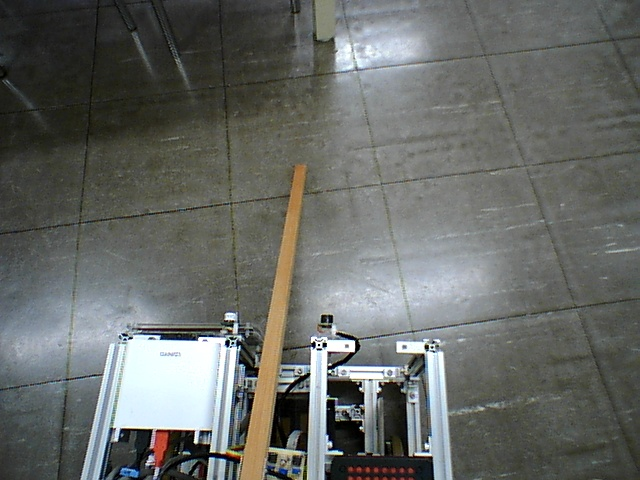
#> input picture 12_24/robot/Kaneshige/face.jpg, 640 x 480 px
$ python detect_coc.py ../Kaneshige/face.jpg   (older library calls are emulated)
#> lines starting #> are read from the running program, lines starting #| are printed output that depends on the picture; after the words box and inside, x2 and y2 are one past the last pixel; in counts of white or black regions, pixels touching at a corner belong together
#> in main_process, image is the input picture: shape (480, 640, 3); mean B, G, R 102, 105.4, 102.7
#!/usr/bin/env python3
# -*- coding: utf-8 -*-

import cv2
import numpy as np
import sys
argv = sys.argv

def calcCircleLevel (contour, area):
    perimeter = cv2.arcLength(contour, True)
    circle_level = 4.0 * np.pi * area / (perimeter * perimeter); # perimeter = 0 のとき気をつける
    return circle_level

def detect_coc(image):
    #image = cv2.resize(image, (int(image.shape[1]/2), int(image.shape[0]/2)))
    centers = []
    image = cv2.cvtColor(image, cv2.COLOR_BGR2HSV)
#> image: shape (480, 640, 3); mean H, S, V 58.3, 29.9, 108.4
    lower = np.array([80, 140, 0])
    upper = np.array([105, 255, 100])
    mask = cv2.inRange(image, lower, upper)
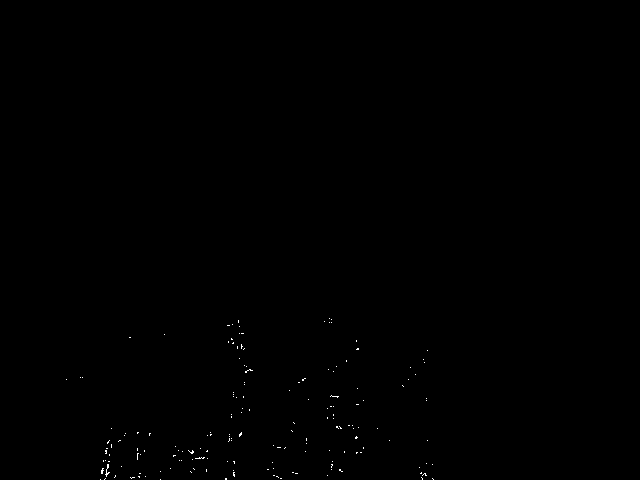
#> mask: shape (480, 640); 0.14% white in thin lines or dots, all inside (x1, y1, x2, y2) = (66, 318, 434, 480)
    image = cv2.bitwise_and(image, image, mask=mask)
#> image: shape (480, 640, 3); mean H, S, V 0.1, 0.3, 0
    image = cv2.cvtColor(image, cv2.COLOR_HSV2BGR)
    image = cv2.cvtColor(image, cv2.COLOR_BGR2GRAY)
#> image: shape (480, 640)
    ret,image = cv2.threshold(image,50,255,cv2.THRESH_TOZERO)
    kernel = np.ones((3,3), np.float32)/ 9
    image = cv2.dilate(image, kernel, iterations = 3)
    kernel_gauss = np.ones((3,3), np.float32)/9
    #image = cv2.filter2D(image, -1, kernel_gauss)
    #image = cv2.dilate(image, kernel_gauss, iterations = 3)
    #cv2.imwrite('data/mono.jpg', image)
    image, contours, hierarchy = cv2.findContours(image, cv2.RETR_TREE,cv2.CHAIN_APPROX_SIMPLE)
#> contours = 10 contours; largest, box (x1, y1, x2, y2) and area: (225, 435, 233, 445) 60, (289, 469, 296, 476) 36, (224, 458, 231, 465) 36, (357, 449, 364, 456) 36, (207, 431, 214, 438) 36

    if len(contours) >= 1:
        for cont in contours:
            (x,y),radius = cv2.minEnclosingCircle(cont)
            center = (int(x),int(y))
            radius = int(radius)
            if radius > 8 and radius < 20:
                image = cv2.circle(image,center,radius,(255,255,255),2)
                centers.append([int(x), int(y)])
                print(radius)
#> this loop made 10 passes
#> (cont, x, y, radius) on passes 2, 3, 4, 6, 7, 8, 9, 10: ([[289, 469], [289, 475], [295, 475], [295, 469]], 292, 472, 4), ([[224, 458], [224, 464], [230, 464], [230, 458]], 227, 461, 4), ([[357, 449], [357, 455], [363, 455], [363, 449]], 360, 452, 4), ([[207, 431], [207, 437], [213, 437], [213, 431]], 210, 434, 4), ([[228, 414], [228, 420], [234, 420], [234, 414]], 231, 417, 4), ([[238, 409], [238, 415], [244, 415], [244, 409]], 241, 412, 4), ([[230, 393], [230, 399], [236, 399], [236, 393]], 233, 396, 4), ([[234, 344], [234, 350], [240, 350], [240, 344]], 237, 347, 4)
#> (cont, x, y, radius, center) on pass 1: ([[131, 474], [131, 479], [137, 479], [137, 474]], 134, 476.5, 3, (134, 476))
#> after the loop, centers = []
    # cv2.imwrite("data/result2.jpg", image)
    return centers

file_dir = 'data/'

def main_process(path):
    image = cv2.imread(path)
    return detect_coc(image)

if __name__ == '__main__':
    if len(argv) != 2:
        print("usage:python3 detect_coc.py file_name")
    else:
        print(main_process(argv[1]))
